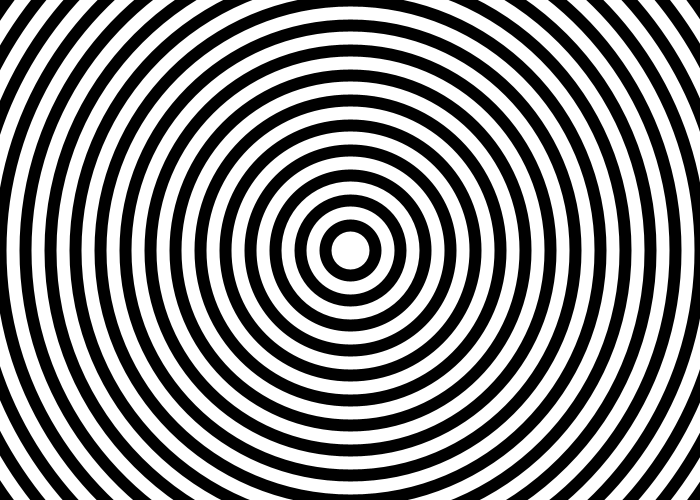
Frame 1 (no input)
Frame 60 (the mouse pressed at the canvas centre just before this capture): identical to frame 1, image omitted
Frame 120 (the mouse held since frame 60 and released just before this capture): identical to frame 1, image omitted

The Processing sketch that drew this single still picture (run headless with seeded random() and noise(); from frame 60 on, the mouse is pressed at the canvas centre):

// Processing sketch: processing_113394
// ── processing_113394.pde

void setup() {
size(700,500);
} 
 

void draw() {
background(255);
 stroke(0);
 strokeWeight(12);
 noFill();
for (int i= 50; i < 900; i += 50){
 ellipse(350, 250, i, i);
 }

}
